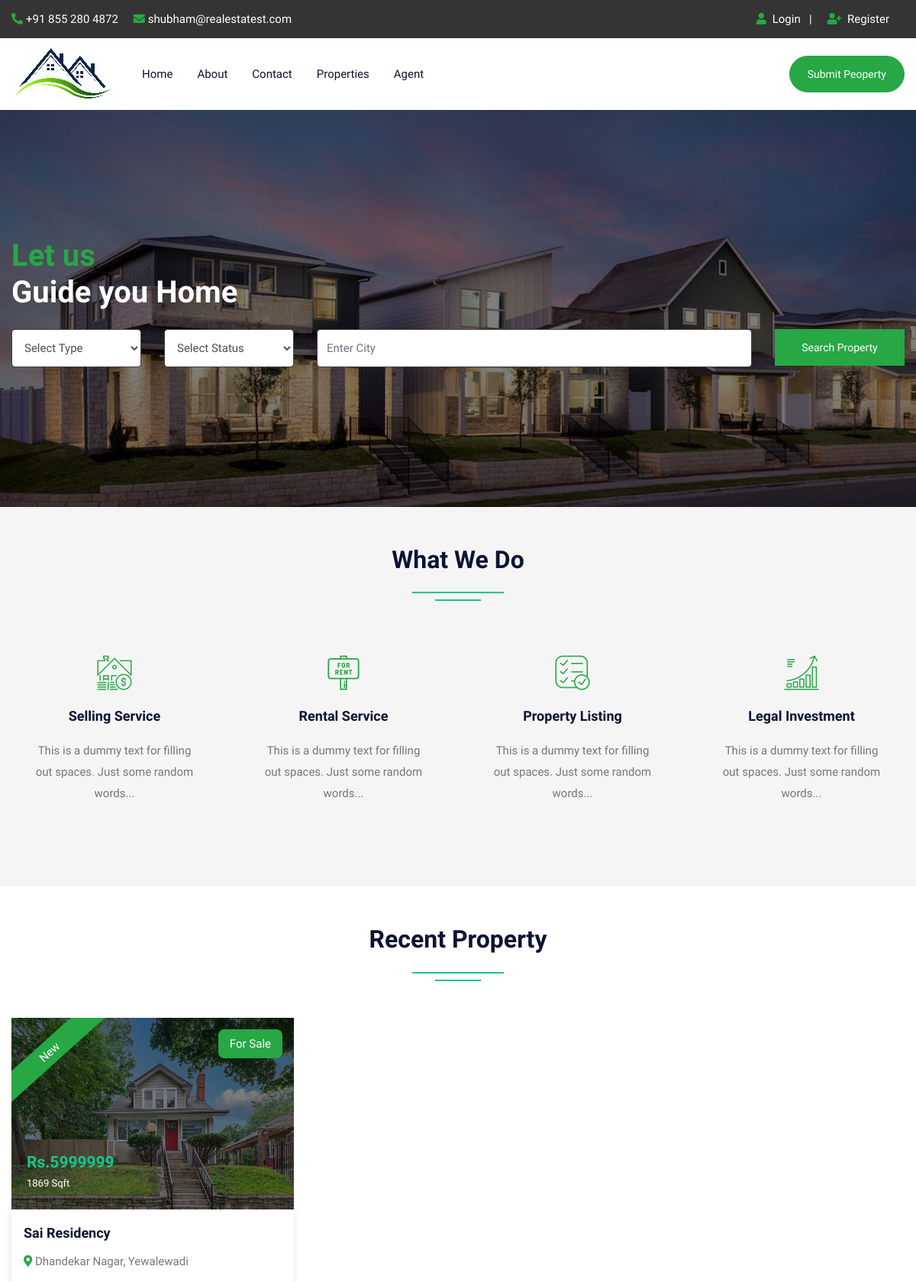
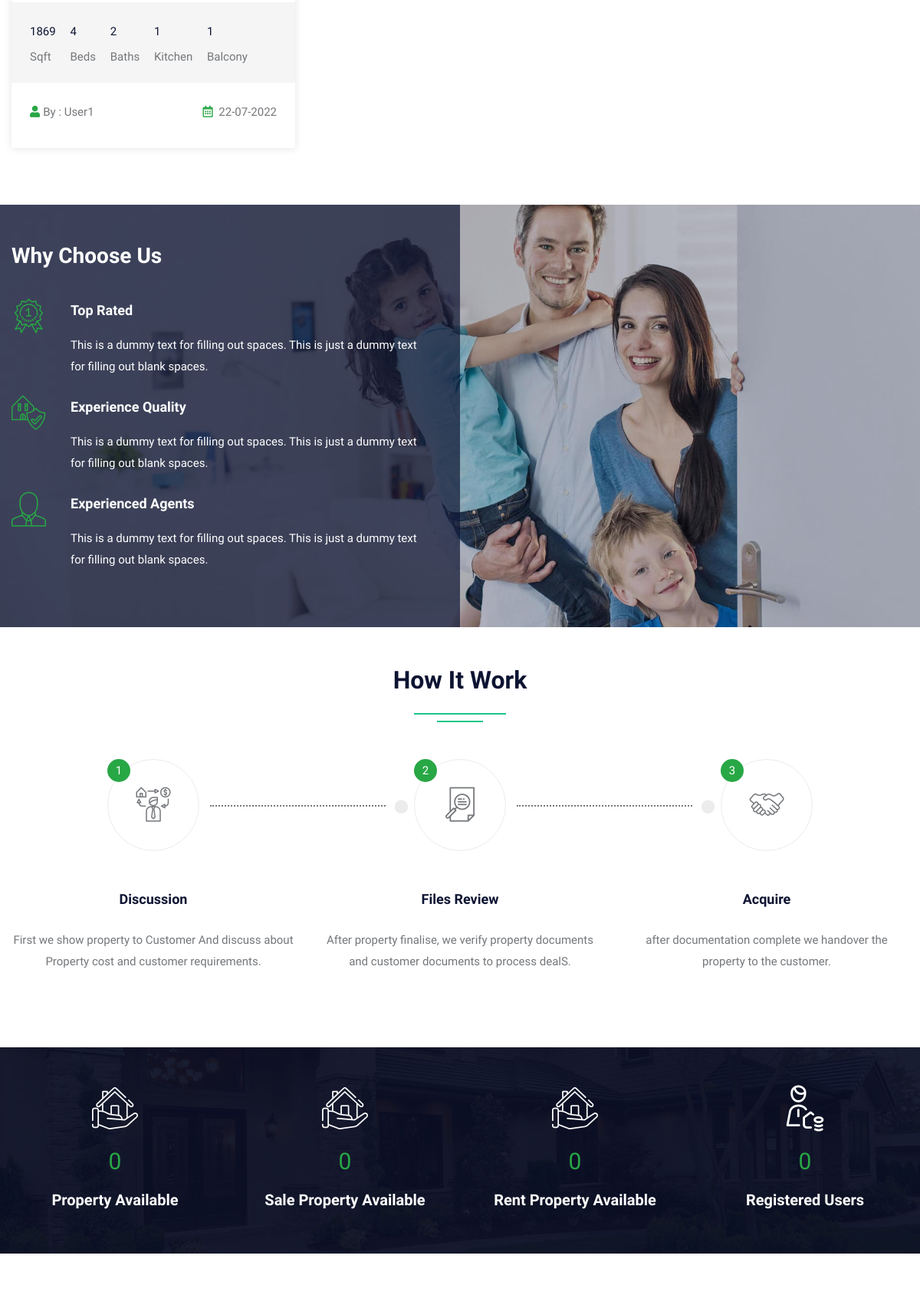
The page / (upper part) on the database its author committed (2 pictures, top to bottom).
### tables this page shows
CREATE TABLE IF NOT EXISTS `property` (
  `pid` int(50) NOT NULL AUTO_INCREMENT,
  `title` varchar(200) NOT NULL,
  `pcontent` longtext NOT NULL,
  `type` varchar(100) NOT NULL,
  `bhk` varchar(50) NOT NULL,
  `stype` varchar(100) NOT NULL,
  `bedroom` int(50) NOT NULL,
  `bathroom` int(50) NOT NULL,
  `balcony` int(50) NOT NULL,
  `kitchen` int(50) NOT NULL,
  `hall` int(50) NOT NULL,
  `floor` varchar(50) NOT NULL,
  `size` int(50) NOT NULL,
  `price` int(50) NOT NULL,
  `location` varchar(200) NOT NULL,
  `city` varchar(100) NOT NULL,
  `state` varchar(100) NOT NULL,
  `feature` longtext NOT NULL,
  `pimage` varchar(300) NOT NULL,
  `pimage1` varchar(300) NOT NULL,
  `pimage2` varchar(300) NOT NULL,
  `pimage3` varchar(300) NOT NULL,
  `pimage4` varchar(300) NOT NULL,
  `uid` int(50) NOT NULL,
  `status` varchar(50) NOT NULL,
  `mapimage` varchar(300) NOT NULL,
  `topmapimage` varchar(300) NOT NULL,
  `groundmapimage` varchar(300) NOT NULL,
  `totalfloor` varchar(50) NOT NULL,
  `date` datetime NOT NULL DEFAULT CURRENT_TIMESTAMP,
  `isFeatured` int(11) DEFAULT NULL,
  PRIMARY KEY (`pid`),
  UNIQUE KEY `pid` (`pid`),
  KEY `foren3` (`uid`)
);

CREATE TABLE IF NOT EXISTS `user` (
  `uid` int(50) NOT NULL AUTO_INCREMENT,
  `uname` varchar(100) NOT NULL,
  `uemail` varchar(100) NOT NULL,
  `uphone` varchar(20) NOT NULL,
  `upass` varchar(50) NOT NULL,
  `utype` varchar(50) NOT NULL,
  `uimage` varchar(300) NOT NULL,
  PRIMARY KEY (`uid`),
  UNIQUE KEY `uid` (`uid`)
);

### index.php (the view, shortened to what the rows shown need)
<!DOCTYPE html>
<html lang="en">
<head>
<link rel="stylesheet" type="text/css" href="css/bootstrap.min.css">
<link rel="stylesheet" type="text/css" href="css/bootstrap-slider.css">
<link rel="stylesheet" type="text/css" href="css/jquery-ui.css">
<link rel="stylesheet" type="text/css" href="css/layerslider.css">
<link rel="stylesheet" type="text/css" href="css/color.css" id="color-change">
<link rel="stylesheet" type="text/css" href="css/owl.carousel.min.css">
<link rel="stylesheet" type="text/css" href="css/font-awesome.min.css">
<link rel="stylesheet" type="text/css" href="fonts/flaticon/flaticon.css">
<link rel="stylesheet" type="text/css" href="css/style.css">
</head>
<body>
<div id="page-wrapper">
    <div class="row">
		<?php include("include/header.php");?>
        <div class="overlay-black w-100 slider-banner1 position-relative" style="background-image: url('images/banner/rshmpg.jpg'); background-size: cover; background-position: center center; background-repeat: no-repeat;">
            <div class="container h-100">
                <div class="row h-100 align-items-center">
                    <div class="col-lg-12">
                        <div class="text-white">
                            <h1 class="mb-4"><span class="text-success">Let us</span><br>
                            Guide you Home</h1>
                        </div>
                    </div>
                </div>
            </div>
        </div>
        <div class="full-row bg-gray">
            <div class="container">
                <div class="row">
                    <div class="col-lg-12">
                        <h2 class="text-secondary double-down-line text-center mb-5">What We Do</h2></div>
                </div>
            </div>
        </div>
        <div class="full-row">
            <div class="container">
                <div class="row">
                    <div class="col-md-12">
                        <h2 class="text-secondary double-down-line text-center mb-4">Recent Property</h2>
                    </div>
                    <div class="col-md-12">
                        <div class="tab-content mt-4" id="pills-tabContent">
                            <div class="tab-pane fade show active" id="pills-home" role="tabpanel" aria-labelledby="pills-home">
                                <div class="row">
									<?php $query=mysqli_query($con,"SELECT property.*, user.uname,user.utype,user.uimage FROM `property`,`user` WHERE property.uid=user.uid ORDER BY date DESC LIMIT 9");
										while($row=mysqli_fetch_array($query))
										{
									?>
                                    <div class="col-md-6 col-lg-4">
                                        <div class="featured-thumb hover-zoomer mb-4">
                                            <div class="overlay-black overflow-hidden position-relative"> <img src="admin/property/<?php echo $row['18'];?>" alt="pimage">
                                                <div class="featured bg-success text-white">New</div>
                                                <div class="sale bg-success text-white text-capitalize">For <?php echo $row['5'];?></div>
                                                <div class="price text-primary"><b>Rs.<?php echo $row['13'];?> </b><span class="text-white"><?php echo $row['12'];?> Sqft</span></div>
                                            </div>
                                            <div class="featured-thumb-data shadow-one">
                                                <div class="p-3">
                                                    <h5 class="text-secondary hover-text-success mb-2 text-capitalize"><a href="propertydetail.php?pid=<?php echo $row['0'];?>"><?php echo $row['1'];?></a></h5>
                                                    <span class="location text-capitalize"><i class="fas fa-map-marker-alt text-success"></i> <?php echo $row['14'];?></span> </div>
                                                <div class="bg-gray quantity px-4 pt-4">
                                                    <ul>
                                                        <li><span><?php echo $row['12'];?></span> Sqft</li>
                                                        <li><span><?php echo $row['6'];?></span> Beds</li>
                                                        <li><span><?php echo $row['7'];?></span> Baths</li>
                                                        <li><span><?php echo $row['9'];?></span> Kitchen</li>
                                                        <li><span><?php echo $row['8'];?></span> Balcony</li>
                                                    </ul>
                                                </div>
                                                <div class="p-4 d-inline-block w-100">
                                                    <div class="float-left text-capitalize"><i class="fas fa-user text-success mr-1"></i>By : <?php echo $row['uname'];?></div>
                                                    <div class="float-right"><i class="far fa-calendar-alt text-success mr-1"></i> <?php echo date('d-m-Y', strtotime($row['date']));?></div>
                                                </div>
                                            </div>
                                        </div>
                                    </div>
									<?php } ?>
                                </div>
                            </div>
                        </div>
                    </div>
                </div>
            </div>
        </div>
        <div class="full-row">
            <div class="container">
                <div class="row">
                    <div class="col-lg-12">
                        <h2 class="text-secondary double-down-line text-center mb-5">How It Work</h2>
                        </div>
                </div>
            </div>
        </div>
    </div>
</div>
</body>
</html>

### rows shown on the page
property: pimage (picture), stype "Sale", price "5999999", size "1869", title "Sai Residency", location "Dhandekar Nagar, Yewalewadi", bedroom "4", bathroom "2", kitchen "1", balcony "1", uid.uname "User1", date "22-07-2022"
